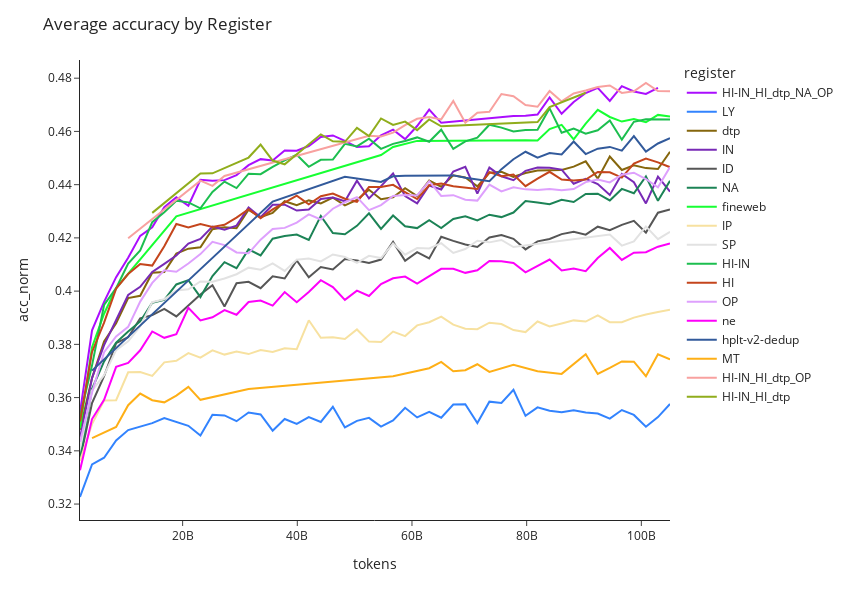

Notebook cell for this chart:
### Code cell
fig = px.line(df, y="acc_norm", x="tokens", color="register", color_discrete_sequence=px.colors.qualitative.Alphabet)
fig.update_layout(
    title="Average accuracy by Register",
    height=600,  # Adjust the height of the plot
    width=850,
    showlegend=True,  # Show legend
)
#fig.update_traces(connectgaps=False)
fig.update_layout(
    template='simple_white',
    #plot_bgcolor='rgba(0, 0, 0, 0)',
    #paper_bgcolor='rgba(0, 0, 0, 0)',
)
fig.show()
